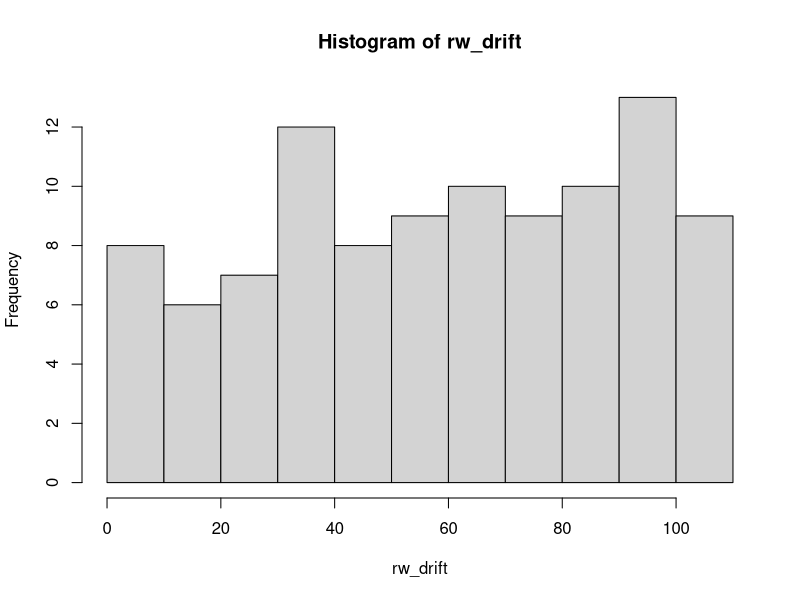
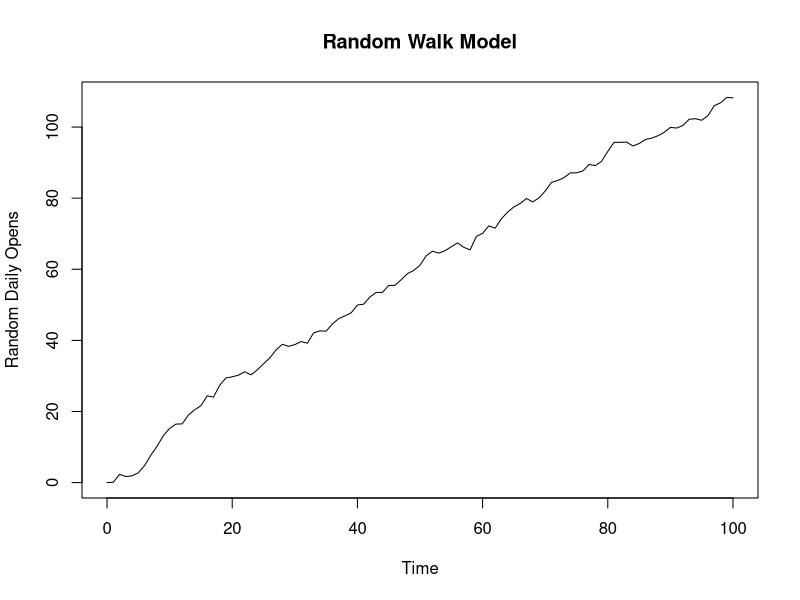
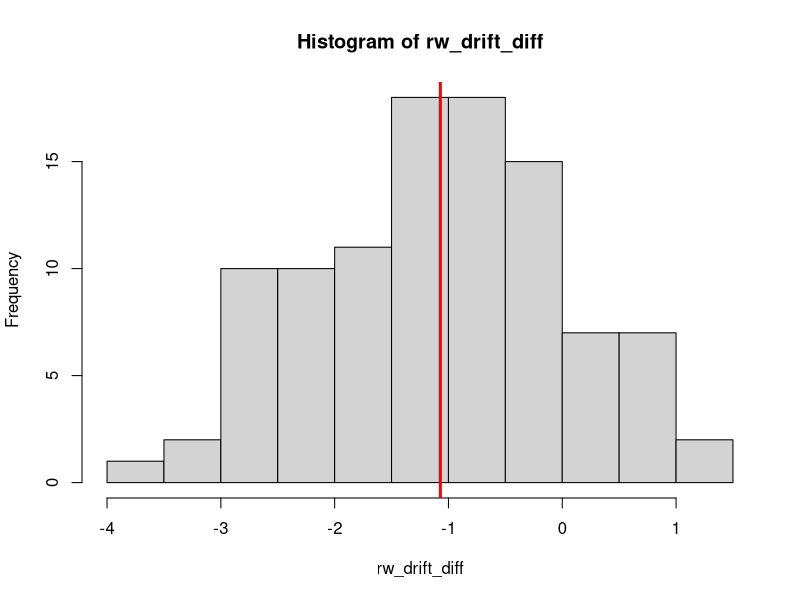
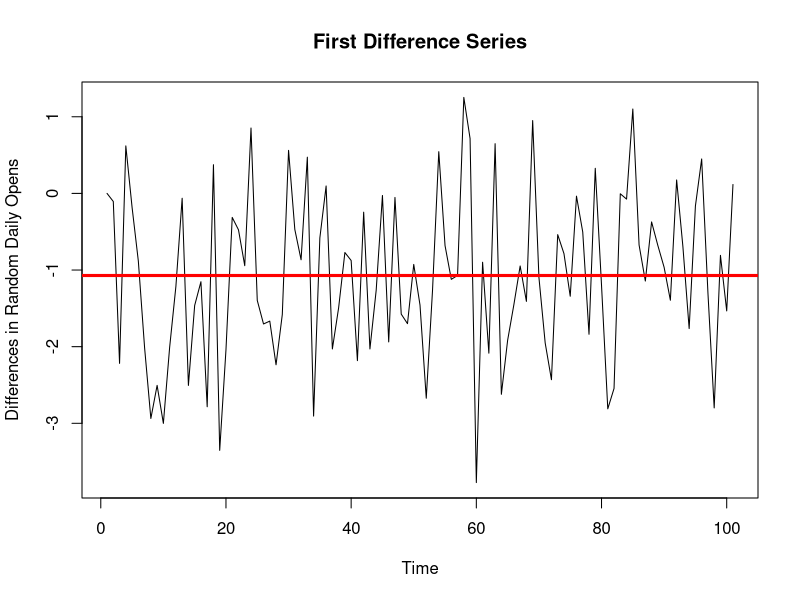

The R source for these figures, in order:
## ---- chunk 1
knitr::opts_chunk$set(echo = TRUE)
## ---- chunk 2
# Generate a RW model with a drift using arima.sim
rw_drift <- arima.sim(model = list(order = c(0,1,0)), n = 100, mean = 1)
# include drift...
# Plot rw_drift
hist(rw_drift)
plot(rw_drift, type = "l", xlab = "Time", ylab = "Random Daily Opens", main = "Random Walk Model")
# Calculate the first difference series rw_drift_diff <-
N <- length(rw_drift); rw_drift_diff <- numeric(N)
for (i in 2:length(rw_drift)){
  rw_drift_diff[i] <- rw_drift[i-1] - rw_drift[i]
}
#Mean of the First Difference Series
mean(rw_drift_diff) #-0.8159029

#Plot a histogram of the values and draw th mean using abline
hist(rw_drift_diff); abline(v = mean(rw_drift_diff), col = "red", lwd = 3)

#Plot the values of the time seriese and draw the mean using abline - and we get a constant mean!
plot(rw_drift_diff, type = "l", xlab = "Time", ylab = "Differences in Random Daily Opens",
     main = "First Difference Series"); abline(h = mean(rw_drift_diff), col = "red", lwd = 3)
